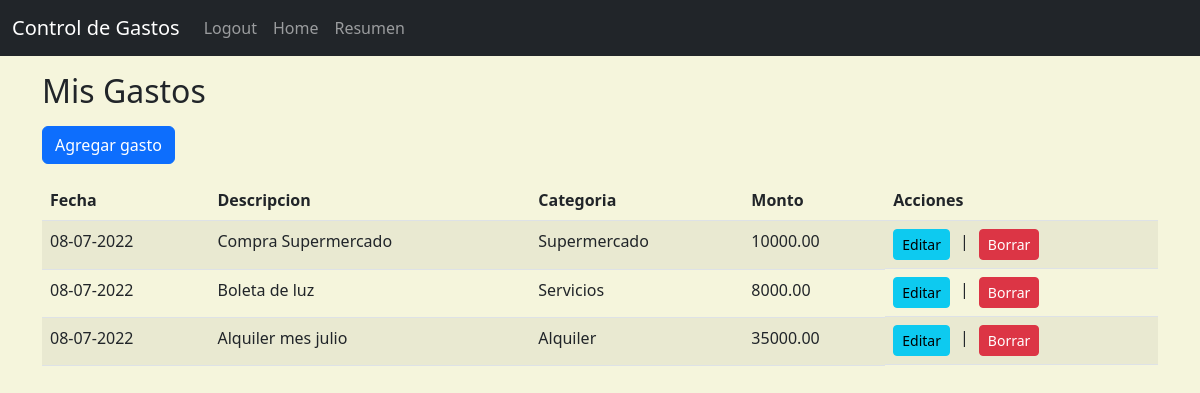
/ (signed in), run on an earlier commit of the app's database.
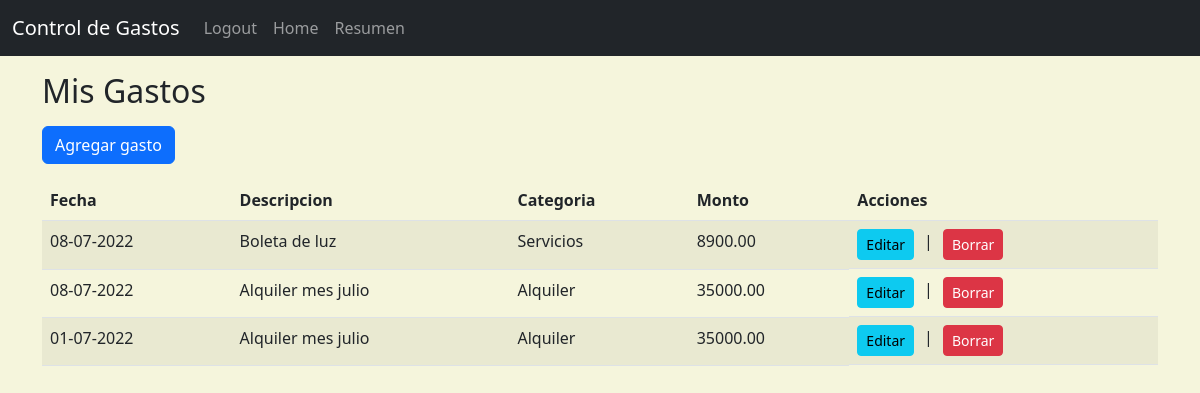
And on a later commit of the database.
### website/models.py (models this page shows)
class Spent(db.Model):
    id = db.Column(db.Integer, primary_key=True)
    date = db.Column(db.DateTime(timezone=True), default=func.now())
    description = db.Column(db.String(10000))
    amount = db.Column(db.Numeric(precision=2, scale=None,
                       decimal_return_scale=None, asdecimal=True))
    user_id = db.Column(db.Integer, db.ForeignKey('user.id'), nullable=False)
    category_id = db.Column(db.Integer, db.ForeignKey(
        'category.id'), nullable=False)
    category = db.relationship('Category',
                               backref=db.backref('spents', lazy=True))

class Category(db.Model):
    id = db.Column(db.Integer, primary_key=True)
    description = db.Column(db.String(100))
    def __repr__(self):
        return self.description

### website/views.py (the view)
@views.route('/')
@login_required
def home():
    spents = Spent.query.filter(Spent.user_id == current_user.id)
    spents = spents.order_by(Spent.date.desc())
    return render_template('home.html', user=current_user, spents=spents)

### website/__init__.py (called while the page is built)
def create_app():
    load_dotenv()
    app = Flask(__name__)
    app.config['SECRET_KEY'] = os.getenv("SECRET_KEY")
    app.config['SQLALCHEMY_DATABASE_URI'] = f'sqlite:///{DB_NAME}'
    app.config['SQLALCHEMY_TRACK_MODIFICATIONS'] = False
    db.init_app(app)
    csrf.init_app(app)
    from .views import views
    from .auth import auth
    app.register_blueprint(views, url_prefix='/')
    app.register_blueprint(auth, url_prefix='/')
    from .models import User, Spent, Category
    login_manager = LoginManager()
    login_manager.login_view = 'auth.login'
    login_manager.init_app(app)
    @login_manager.user_loader
    def load_user(id):
        return User.query.get(int(id))
    create_database(app)
    return app

### website/templates/home.html (shortened to what this page needs)
{% extends "base.html" %}
{% block content %}
<h2 class="mb-3 mt-3">Mis Gastos</h2>
<a href="{{url_for('views.new')}}" class="btn btn-primary mb-3"
  >Agregar gasto</a
>
<table class="table table-striped">
  <thead>
    <tr>
      <th>Fecha</th>
      <th>Descripcion</th>
      <th>Categoria</th>
      <th>Monto</th>
      <th>Acciones</th>
    </tr>
  </thead>
  <tbody>
    {% for spent in spents %}
    <tr>
      <td>{{ spent.date.strftime("%d-%m-%Y") }}</td>
      <td>{{ spent.description }}</td>
      <td>{{ spent.category }}</td>
      <td>{{ '%.2f'|format(spent.amount) }}</td>
      <td style="display: flex; gap: 10px">
        <a href="/edit/{{spent.id}}" class="btn btn-info btn-sm">Editar</a>|
        <form action="{{url_for('views.delete', id=spent.id)}}" method="POST">
          <input
            type="submit"
            value="Borrar"
            onclick="return confirm('¿Seguro desea borrar esta entrada?')"
            class="btn btn-danger btn-sm"
          />
        </form>
      </td>
    </tr>
    {% endfor %}
  </tbody>
</table>
{% endblock %}

What changed in the data, as far as the page shows it:
removed Spent: date "08-07-2022", description "Compra Supermercado", category "Supermercado", amount "10000.00"
changed Spent "Boleta de luz": amount "8000.00" → "8900.00"
added Spent: date "01-07-2022", description "Alquiler mes julio", category "Alquiler", amount "35000.00"
